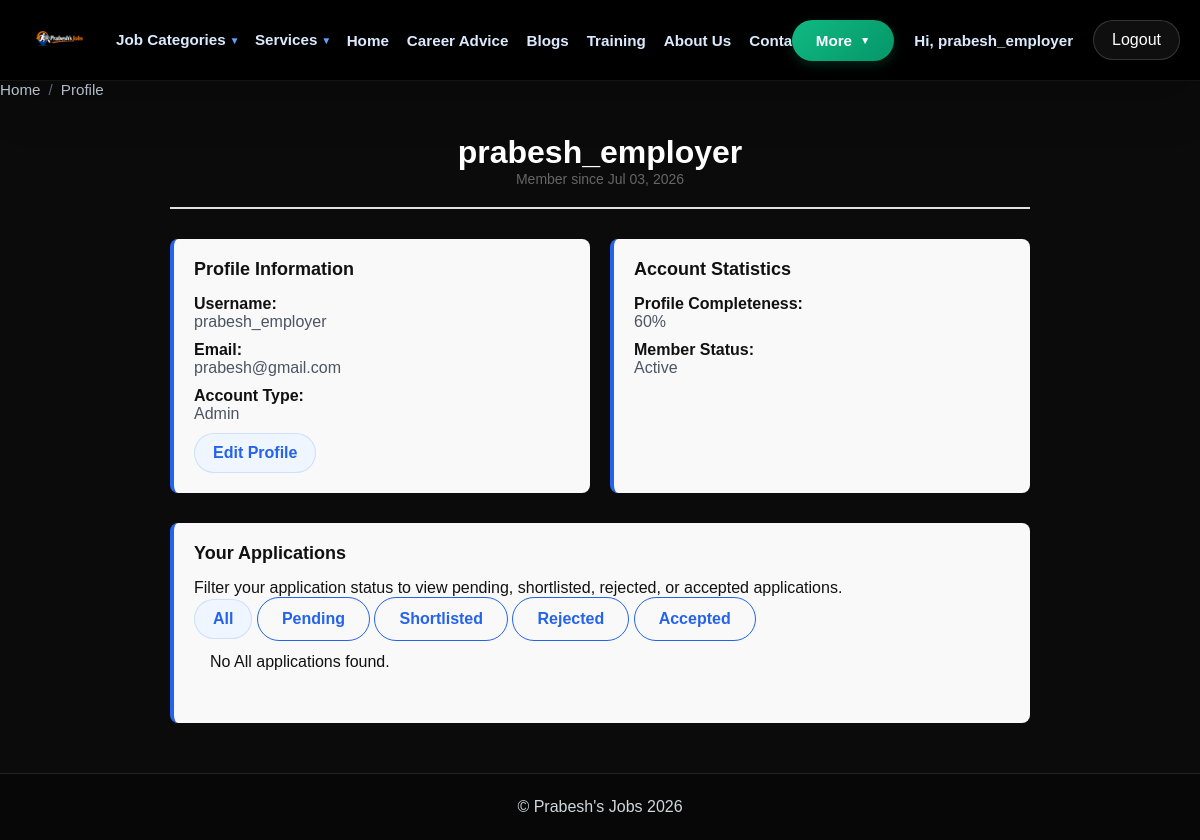
Page /profile.php?id=3 (signed in) on the committed database.
### tables this page shows
CREATE TABLE users (
    id INT AUTO_INCREMENT PRIMARY KEY,
    username VARCHAR(100) NOT NULL UNIQUE,
    email VARCHAR(100) NOT NULL UNIQUE,
    password TEXT NOT NULL,
    role TINYINT NOT NULL DEFAULT 0 COMMENT '0=Jobseeker, 1=Employer, 2=Admin, 3=SuperAdmin',
    status ENUM('active', 'inactive', 'suspended') DEFAULT 'active',
    createdAt DATETIME DEFAULT CURRENT_TIMESTAMP,
    updatedAt DATETIME DEFAULT CURRENT_TIMESTAMP ON UPDATE CURRENT_TIMESTAMP,
    INDEX idx_role (role),
    INDEX idx_email (email),
    INDEX idx_status (status)
);

### controllers/profilecontroller.php (called while the page is built, shortened)
<?php
require_once __DIR__ . '/../includes/DbConnection.php';
require_once __DIR__ . '/../includes/usercontroller.php';
require_once __DIR__ . '/../includes/jobcontroller.php';
try {
    $userController = new UserController($pdo);
    $userId = intval($_GET['id'] ?? 0);
    $user = $userController->getUserById($userId);
    $isOwnProfile = isset($_SESSION['user']) && $_SESSION['user']['id'] == $userId;
    $profileCompleteness = 60;
    $statusFilter = strtolower(trim($_GET['status'] ?? 'all'));
    $allowedStatuses = [
        'all' => 'All',
        'pending' => 'Pending',
        'shortlisted' => 'Shortlisted',
        'rejected' => 'Rejected',
        'accepted' => 'Accepted',
    ];
    $activeStatus = array_key_exists($statusFilter, $allowedStatuses) ? $statusFilter : 'all';
    require_once __DIR__ . '/../views/profile.html.php';
    require_once __DIR__ . '/../layouts/layout-main.php';
} catch (Exception $e) {
    die("<h2>Error</h2><p>" . htmlspecialchars($e->getMessage()) . "</p>");
}

### pages/profile.php (called while the page is built)
<?php
require_once __DIR__ . '/../controllers/profilecontroller.php';

### profile.php (called while the page is built)
<?php
require_once __DIR__ . '/pages/profile.php';

### includes/usercontroller.php (called while the page is built, shortened)
<?php
class UserController {
    private $pdo;
    public function __construct($pdo) {
        $this->pdo = $pdo;
    }
    public function getUserById($userId) {
        try {
            $stmt = $this->pdo->prepare("SELECT id, username, email, role, createdAt FROM users WHERE id = ?");
            $stmt->execute([intval($userId)]);
            return $stmt->fetch(PDO::FETCH_ASSOC);
        } catch (PDOException $e) {
            throw new Exception("Error fetching user: " . $e->getMessage());
        }
    }
}

### views/profile.html.php (the view, shortened to what this page needs)
<?php
$user = $user ?? ['id' => 0, 'username' => '', 'email' => '', 'role' => 0, 'createdAt' => date('Y-m-d')];
$isOwnProfile = $isOwnProfile ?? false;
$profileCompleteness = $profileCompleteness ?? 0;
$allowedStatuses = $allowedStatuses ?? [
    'all' => 'All',
    'pending' => 'Pending',
    'shortlisted' => 'Shortlisted',
    'rejected' => 'Rejected',
    'accepted' => 'Accepted',
];
$activeStatus = $activeStatus ?? 'all';
$applications = $applications ?? [];
?>
<div class="profile-container">
    <div class="profile-header">
        <h1><?= htmlspecialchars($user['username']) ?></h1>
        <p class="member-since">Member since <?= date('M d, Y', strtotime($user['createdAt'])) ?></p>
    </div>
    <div class="profile-grid">
        <section class="profile-section">
            <h2>Profile Information</h2>
            <dl>
                <dt>Username:</dt>
                <dd><?= htmlspecialchars($user['username']) ?></dd>
                <dt>Email:</dt>
                <dd><?= htmlspecialchars($user['email']) ?></dd>
                <dt>Account Type:</dt>
                <dd>
                    <?php
                    $role = intval($user['role'] ?? 0);
                    echo $role === 2 ? 'Super Admin' : ($role === 1 ? 'Admin' : 'Regular User');
                    ?>
                </dd>
            </dl>
            <?php if ($isOwnProfile): ?>
                <a href="editProfile.php" class="btn btn-primary">Edit Profile</a>
            <?php endif; ?>
        </section>
        <section class="profile-section">
            <h2>Account Statistics</h2>
            <dl>
                <dt>Profile Completeness:</dt>
                <dd><?= intval($profileCompleteness) ?>%</dd>
                <dt>Member Status:</dt>
                <dd>Active</dd>
            </dl>
        </section>
    </div>
    <div class="profile-grid">
        <section class="profile-section full-width">
            <h2>Your Applications</h2>
            <p>Filter your application status to view pending, shortlisted, rejected, or accepted applications.</p>
            <div class="application-filters">
                <?php foreach ($allowedStatuses as $filterKey => $filterLabel): ?>
                    <a href="profile.php?id=<?= intval($user['id']) ?>&status=<?= urlencode($filterKey) ?>"
                       class="btn <?= $activeStatus === $filterKey ? 'btn-primary' : 'btn-secondary' ?>">
                        <?= htmlspecialchars($filterLabel) ?>
                    </a>
                <?php endforeach; ?>
            </div>
            <?php if (empty($applications)): ?>
                <div class="alert alert-info">No <?= htmlspecialchars($allowedStatuses[$activeStatus] ?? 'applications') ?> applications found.</div>
            <?php endif; ?>
        </section>
    </div>
</div>

### rows in the picture
users: username "prabesh_employer", createdAt "Jul 03, 2026", email "prabesh@gmail.com"

### other values in the picture
$safeUserName "prabesh_employer"
$label "Home"
$label "Profile"
$profileCompleteness "60"
$filterLabel "All"
$filterLabel "Pending"
$filterLabel "Shortlisted"
$filterLabel "Rejected"
$filterLabel "Accepted"
$allowedStatuses[$activeStatus] "All"
